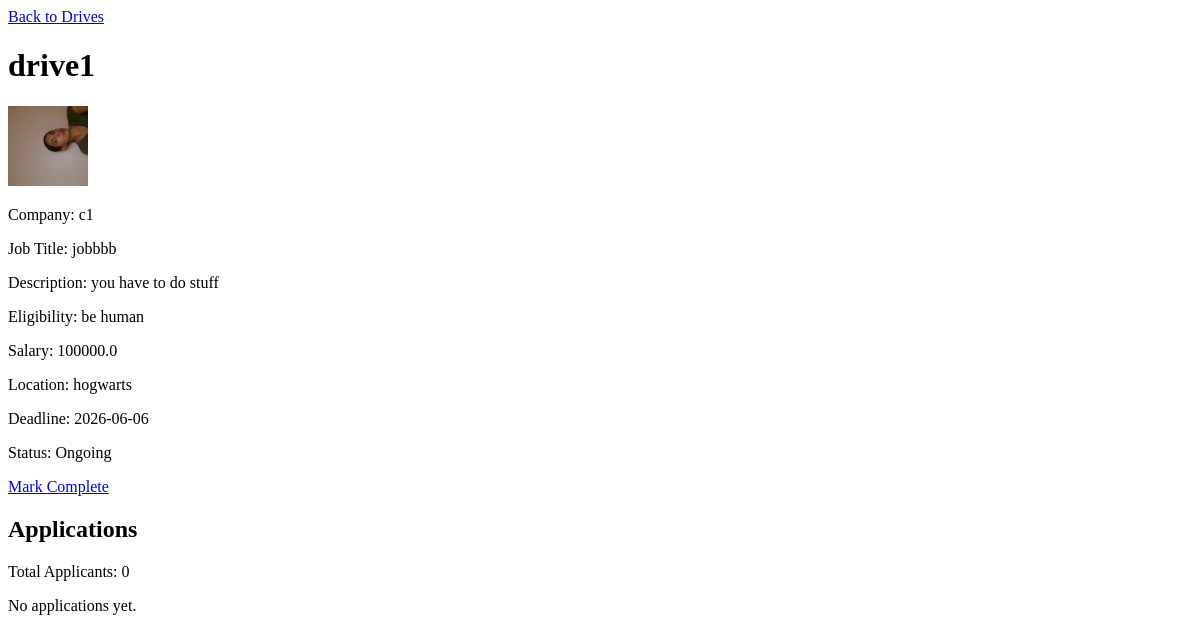
The page /admin/drive/1 on the database as committed earlier.
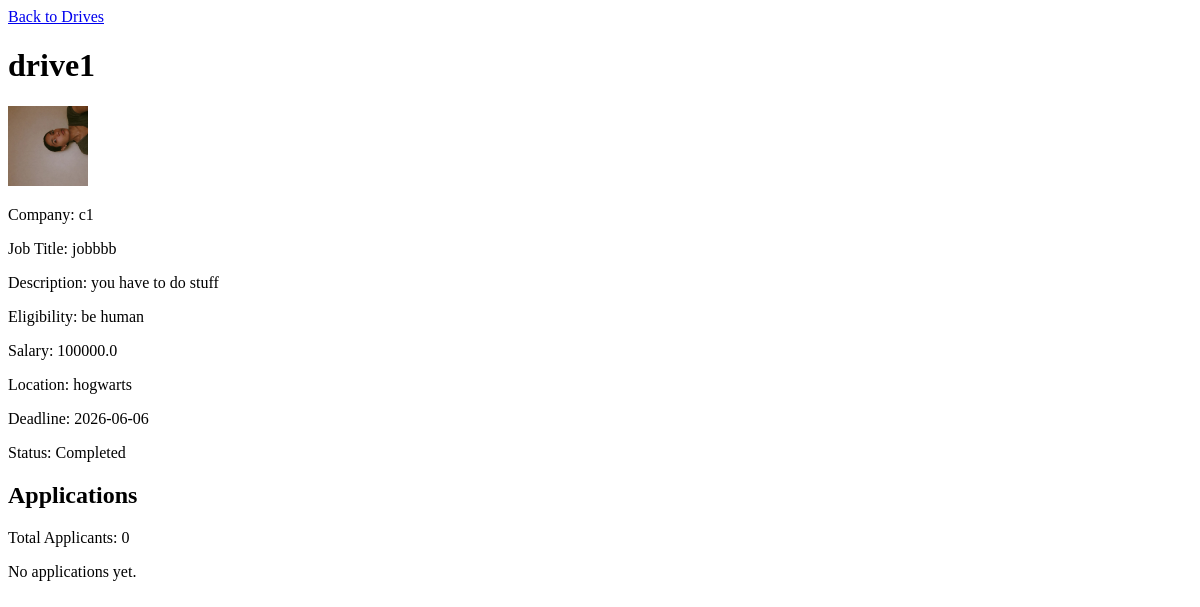
The same page on the database as committed later.
### routes/admin.py (the view)
@admin.route('/drive/<int:drive_id>')
def drive_detail(drive_id):
    drive        = PlacementDrive.query.get_or_404(drive_id)
    company      = Company.query.get_or_404(drive.company_id)
    applications = Application.query.filter_by(drive_id=drive_id).all()
    return render_template('admin/drive_detail.html',
        drive        = drive,
        company      = company,
        applications = applications,
    )

### templates/admin/drive_detail.html (shortened to what this page needs)
<!DOCTYPE html>
<html lang="en">
<head>
</head>
<body>
  <a href="{{ url_for('admin.manage_drives') }}">Back to Drives</a>
  <h1>{{ drive.drive_name }}</h1>
  {% if company.logo %}
  <img src="{{ url_for('static', filename=company.logo.replace('static/', '').replace('\\', '/')) }}" alt="Logo" width="80">
  {% endif %}
  <p>Company: {{ company.company_name }}</p>
  <p>Job Title: {{ drive.job_title }}</p>
  <p>Description: {{ drive.job_description }}</p>
  <p>Eligibility: {{ drive.eligibility_criteria }}</p>
  <p>Salary: {{ drive.salary }}</p>
  <p>Location: {{ drive.location }}</p>
  <p>Deadline: {{ drive.deadline.strftime('%Y-%m-%d') }}</p>
  <p>Status: {% if drive.status %} Completed {% else %} Ongoing {% endif %}</p>
  {% if not drive.status %}
    <a href="{{ url_for('admin.complete_drive', drive_id=drive.drive_id) }}">Mark Complete</a>
  {% endif %}
  <h2>Applications</h2>
  <p>Total Applicants: {{ applications|length }}</p>
  {% for a in applications %}
    <p>
      {{ loop.index }}. {{ a.student.f_name }} {{ a.student.l_name }} |
      {{ a.student.department }} | CGPA: {{ a.student.cgpa }} |
      Status: {{ a.status }}
      {% if a.remarks %} | Remarks: {{ a.remarks }} {% endif %}
    </p>
  {% else %}
    <p>No applications yet.</p>
  {% endfor %}
</body>
</html>

Rows that differ between the two databases and show on the page:
changed PlacementDrive "drive1": status False → True (drawn)
Other text that changed with them:
text no longer shown: "Ongoing Mark Complete"
text now shown: "Completed"
